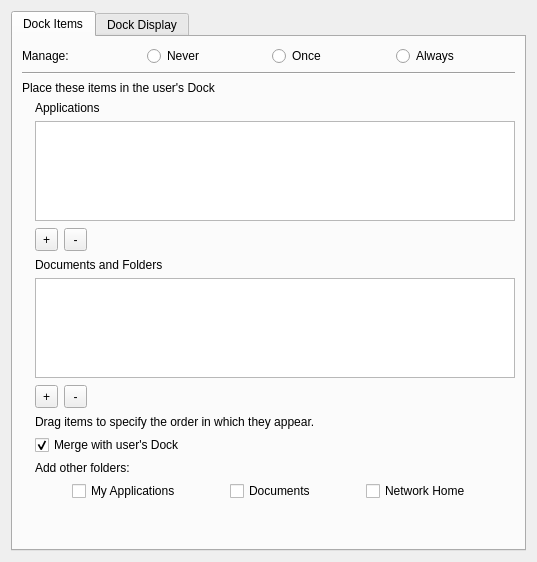
<?xml version="1.0" encoding="UTF-8"?>
<ui version="4.0">
 <class>DockDisplayPolicyWidget</class>
 <widget class="QWidget" name="DockDisplayPolicyWidget">
  <property name="geometry">
   <rect>
    <x>0</x>
    <y>0</y>
    <width>537</width>
    <height>562</height>
   </rect>
  </property>
  <property name="sizePolicy">
   <sizepolicy hsizetype="Ignored" vsizetype="Minimum">
    <horstretch>0</horstretch>
    <verstretch>0</verstretch>
   </sizepolicy>
  </property>
  <layout class="QHBoxLayout" name="horizontalLayout_6">
   <item>
    <widget class="QTabWidget" name="tabWidget">
     <property name="styleSheet">
      <string notr="true"/>
     </property>
     <property name="currentIndex">
      <number>0</number>
     </property>
     <widget class="QWidget" name="tab">
      <attribute name="title">
       <string>Dock Items</string>
      </attribute>
      <layout class="QVBoxLayout" name="verticalLayout_6">
       <item>
        <layout class="QHBoxLayout" name="horizontalLayout_3">
         <item>
          <widget class="QLabel" name="label_5">
           <property name="text">
            <string>Manage:</string>
           </property>
          </widget>
         </item>
         <item>
          <widget class="QRadioButton" name="dockItemsManageNever">
           <property name="text">
            <string>Never</string>
           </property>
          </widget>
         </item>
         <item>
          <widget class="QRadioButton" name="dockItemsManageOnce">
           <property name="text">
            <string>Once</string>
           </property>
          </widget>
         </item>
         <item>
          <widget class="QRadioButton" name="dockItemsManageAlways">
           <property name="text">
            <string>Always</string>
           </property>
          </widget>
         </item>
        </layout>
       </item>
       <item>
        <widget class="Line" name="line_2">
         <property name="orientation">
          <enum>Qt::Horizontal</enum>
         </property>
        </widget>
       </item>
       <item>
        <widget class="QLabel" name="label_6">
         <property name="text">
          <string>Place these items in the user's Dock</string>
         </property>
        </widget>
       </item>
       <item>
        <layout class="QHBoxLayout" name="horizontalLayout_12">
         <item>
          <spacer name="horizontalSpacer_3">
           <property name="orientation">
            <enum>Qt::Horizontal</enum>
           </property>
           <property name="sizeType">
            <enum>QSizePolicy::Fixed</enum>
           </property>
           <property name="sizeHint" stdset="0">
            <size>
             <width>13</width>
             <height>17</height>
            </size>
           </property>
          </spacer>
         </item>
         <item>
          <layout class="QVBoxLayout" name="verticalLayout_5">
           <item>
            <widget class="QLabel" name="label_7">
             <property name="text">
              <string>Applications</string>
             </property>
            </widget>
           </item>
           <item>
            <layout class="QVBoxLayout" name="verticalLayout_2">
             <property name="spacing">
              <number>6</number>
             </property>
             <property name="sizeConstraint">
              <enum>QLayout::SetFixedSize</enum>
             </property>
             <item>
              <widget class="QListWidget" name="appWidget">
               <property name="sizePolicy">
                <sizepolicy hsizetype="MinimumExpanding" vsizetype="Minimum">
                 <horstretch>0</horstretch>
                 <verstretch>0</verstretch>
                </sizepolicy>
               </property>
               <property name="maximumSize">
                <size>
                 <width>16667</width>
                 <height>100</height>
                </size>
               </property>
               <property name="dragDropMode">
                <enum>QAbstractItemView::InternalMove</enum>
               </property>
              </widget>
             </item>
             <item>
              <layout class="QHBoxLayout" name="horizontalLayout_7">
               <property name="topMargin">
                <number>1</number>
               </property>
               <property name="bottomMargin">
                <number>1</number>
               </property>
               <item>
                <widget class="QToolButton" name="appPlusButton">
                 <property name="sizePolicy">
                  <sizepolicy hsizetype="Fixed" vsizetype="Fixed">
                   <horstretch>23</horstretch>
                   <verstretch>23</verstretch>
                  </sizepolicy>
                 </property>
                 <property name="minimumSize">
                  <size>
                   <width>23</width>
                   <height>23</height>
                  </size>
                 </property>
                 <property name="maximumSize">
                  <size>
                   <width>23</width>
                   <height>23</height>
                  </size>
                 </property>
                 <property name="text">
                  <string>+</string>
                 </property>
                </widget>
               </item>
               <item>
                <widget class="QToolButton" name="appMinusButton">
                 <property name="sizePolicy">
                  <sizepolicy hsizetype="Fixed" vsizetype="Fixed">
                   <horstretch>23</horstretch>
                   <verstretch>23</verstretch>
                  </sizepolicy>
                 </property>
                 <property name="minimumSize">
                  <size>
                   <width>23</width>
                   <height>23</height>
                  </size>
                 </property>
                 <property name="maximumSize">
                  <size>
                   <width>23</width>
                   <height>23</height>
                  </size>
                 </property>
                 <property name="text">
                  <string>-</string>
                 </property>
                </widget>
               </item>
               <item>
                <spacer name="horizontalSpacer_2">
                 <property name="orientation">
                  <enum>Qt::Horizontal</enum>
                 </property>
                 <property name="sizeHint" stdset="0">
                  <size>
                   <width>40</width>
                   <height>20</height>
                  </size>
                 </property>
                </spacer>
               </item>
              </layout>
             </item>
            </layout>
           </item>
           <item>
            <widget class="QLabel" name="label_8">
             <property name="text">
              <string>Documents and Folders</string>
             </property>
            </widget>
           </item>
           <item>
            <layout class="QVBoxLayout" name="verticalLayout_3">
             <property name="spacing">
              <number>6</number>
             </property>
             <property name="sizeConstraint">
              <enum>QLayout::SetFixedSize</enum>
             </property>
             <item>
              <widget class="QListWidget" name="folderWidget">
               <property name="sizePolicy">
                <sizepolicy hsizetype="Expanding" vsizetype="Minimum">
                 <horstretch>0</horstretch>
                 <verstretch>0</verstretch>
                </sizepolicy>
               </property>
               <property name="maximumSize">
                <size>
                 <width>16777215</width>
                 <height>100</height>
                </size>
               </property>
               <property name="dragDropMode">
                <enum>QAbstractItemView::InternalMove</enum>
               </property>
              </widget>
             </item>
             <item>
              <layout class="QHBoxLayout" name="horizontalLayout_5">
               <property name="topMargin">
                <number>1</number>
               </property>
               <property name="bottomMargin">
                <number>1</number>
               </property>
               <item>
                <widget class="QToolButton" name="folderPlusButton">
                 <property name="sizePolicy">
                  <sizepolicy hsizetype="Fixed" vsizetype="Fixed">
                   <horstretch>23</horstretch>
                   <verstretch>23</verstretch>
                  </sizepolicy>
                 </property>
                 <property name="minimumSize">
                  <size>
                   <width>23</width>
                   <height>23</height>
                  </size>
                 </property>
                 <property name="maximumSize">
                  <size>
                   <width>23</width>
                   <height>23</height>
                  </size>
                 </property>
                 <property name="text">
                  <string>+</string>
                 </property>
                </widget>
               </item>
               <item>
                <widget class="QToolButton" name="folderMinusButton">
                 <property name="sizePolicy">
                  <sizepolicy hsizetype="Fixed" vsizetype="Fixed">
                   <horstretch>23</horstretch>
                   <verstretch>23</verstretch>
                  </sizepolicy>
                 </property>
                 <property name="minimumSize">
                  <size>
                   <width>23</width>
                   <height>23</height>
                  </size>
                 </property>
                 <property name="maximumSize">
                  <size>
                   <width>23</width>
                   <height>23</height>
                  </size>
                 </property>
                 <property name="text">
                  <string>-</string>
                 </property>
                </widget>
               </item>
               <item>
                <spacer name="horizontalSpacer_4">
                 <property name="orientation">
                  <enum>Qt::Horizontal</enum>
                 </property>
                 <property name="sizeHint" stdset="0">
                  <size>
                   <width>40</width>
                   <height>20</height>
                  </size>
                 </property>
                </spacer>
               </item>
              </layout>
             </item>
            </layout>
           </item>
           <item>
            <widget class="QLabel" name="dragLabel">
             <property name="text">
              <string>Drag items to specify the order in which they appear.</string>
             </property>
            </widget>
           </item>
           <item>
            <widget class="QCheckBox" name="mergeCheckbox">
             <property name="text">
              <string>Merge with user's Dock</string>
             </property>
             <property name="checked">
              <bool>true</bool>
             </property>
            </widget>
           </item>
           <item>
            <widget class="QLabel" name="label_10">
             <property name="text">
              <string>Add other folders:</string>
             </property>
            </widget>
           </item>
           <item>
            <layout class="QHBoxLayout" name="horizontalLayout_4">
             <item>
              <widget class="QCheckBox" name="myApplicationsCheckbox">
               <property name="sizePolicy">
                <sizepolicy hsizetype="Fixed" vsizetype="Fixed">
                 <horstretch>0</horstretch>
                 <verstretch>0</verstretch>
                </sizepolicy>
               </property>
               <property name="text">
                <string>My Applications  </string>
               </property>
              </widget>
             </item>
             <item>
              <widget class="QCheckBox" name="documentsCheckbox">
               <property name="sizePolicy">
                <sizepolicy hsizetype="Fixed" vsizetype="Fixed">
                 <horstretch>0</horstretch>
                 <verstretch>0</verstretch>
                </sizepolicy>
               </property>
               <property name="text">
                <string>Documents  </string>
               </property>
              </widget>
             </item>
             <item>
              <widget class="QCheckBox" name="networkHomeCheckbox">
               <property name="sizePolicy">
                <sizepolicy hsizetype="Fixed" vsizetype="Fixed">
                 <horstretch>0</horstretch>
                 <verstretch>0</verstretch>
                </sizepolicy>
               </property>
               <property name="text">
                <string>Network Home  </string>
               </property>
              </widget>
             </item>
            </layout>
           </item>
           <item>
            <spacer name="verticalSpacer_6">
             <property name="orientation">
              <enum>Qt::Vertical</enum>
             </property>
             <property name="sizeType">
              <enum>QSizePolicy::MinimumExpanding</enum>
             </property>
             <property name="sizeHint" stdset="0">
              <size>
               <width>20</width>
               <height>0</height>
              </size>
             </property>
            </spacer>
           </item>
          </layout>
         </item>
        </layout>
       </item>
       <item>
        <spacer name="verticalSpacer_5">
         <property name="orientation">
          <enum>Qt::Vertical</enum>
         </property>
         <property name="sizeType">
          <enum>QSizePolicy::MinimumExpanding</enum>
         </property>
         <property name="sizeHint" stdset="0">
          <size>
           <width>20</width>
           <height>0</height>
          </size>
         </property>
        </spacer>
       </item>
      </layout>
     </widget>
     <widget class="QWidget" name="Position">
      <attribute name="title">
       <string>Dock Display</string>
      </attribute>
      <layout class="QVBoxLayout" name="verticalLayout">
       <item>
        <layout class="QHBoxLayout" name="horizontalLayout">
         <item>
          <widget class="QLabel" name="label">
           <property name="text">
            <string>Manage:</string>
           </property>
          </widget>
         </item>
         <item>
          <widget class="QRadioButton" name="dockDisplayManageNever">
           <property name="text">
            <string>Never</string>
           </property>
          </widget>
         </item>
         <item>
          <widget class="QRadioButton" name="dockDisplayManageOnce">
           <property name="text">
            <string>Once</string>
           </property>
          </widget>
         </item>
         <item>
          <widget class="QRadioButton" name="dockDisplayManageAlways">
           <property name="text">
            <string>Always</string>
           </property>
          </widget>
         </item>
        </layout>
       </item>
       <item>
        <widget class="Line" name="line">
         <property name="orientation">
          <enum>Qt::Horizontal</enum>
         </property>
        </widget>
       </item>
       <item>
        <spacer name="verticalSpacer_3">
         <property name="orientation">
          <enum>Qt::Vertical</enum>
         </property>
         <property name="sizeHint" stdset="0">
          <size>
           <width>20</width>
           <height>40</height>
          </size>
         </property>
        </spacer>
       </item>
       <item>
        <layout class="QFormLayout" name="formLayout">
         <property name="fieldGrowthPolicy">
          <enum>QFormLayout::FieldsStayAtSizeHint</enum>
         </property>
         <property name="horizontalSpacing">
          <number>20</number>
         </property>
         <property name="verticalSpacing">
          <number>20</number>
         </property>
         <item row="1" column="0">
          <widget class="QLabel" name="label_2">
           <property name="text">
            <string>Dock Size:</string>
           </property>
          </widget>
         </item>
         <item row="1" column="1">
          <widget class="QSlider" name="dockSizeSlider">
           <property name="sizePolicy">
            <sizepolicy hsizetype="Fixed" vsizetype="Fixed">
             <horstretch>0</horstretch>
             <verstretch>0</verstretch>
            </sizepolicy>
           </property>
           <property name="minimum">
            <number>16</number>
           </property>
           <property name="maximum">
            <number>128</number>
           </property>
           <property name="orientation">
            <enum>Qt::Horizontal</enum>
           </property>
           <property name="invertedAppearance">
            <bool>false</bool>
           </property>
           <property name="invertedControls">
            <bool>false</bool>
           </property>
          </widget>
         </item>
         <item row="2" column="0">
          <widget class="QCheckBox" name="magnificationCheckBox">
           <property name="text">
            <string>Magnification: </string>
           </property>
          </widget>
         </item>
         <item row="2" column="1">
          <widget class="QSlider" name="magnificationSlider">
           <property name="sizePolicy">
            <sizepolicy hsizetype="Fixed" vsizetype="Fixed">
             <horstretch>0</horstretch>
             <verstretch>0</verstretch>
            </sizepolicy>
           </property>
           <property name="minimum">
            <number>16</number>
           </property>
           <property name="maximum">
            <number>128</number>
           </property>
           <property name="orientation">
            <enum>Qt::Horizontal</enum>
           </property>
          </widget>
         </item>
         <item row="3" column="0">
          <widget class="QLabel" name="label_3">
           <property name="text">
            <string>Postition on screen:</string>
           </property>
          </widget>
         </item>
         <item row="3" column="1">
          <layout class="QHBoxLayout" name="horizontalLayout_2">
           <item>
            <widget class="QRadioButton" name="leftRadioButton">
             <property name="layoutDirection">
              <enum>Qt::LeftToRight</enum>
             </property>
             <property name="text">
              <string>Left</string>
             </property>
            </widget>
           </item>
           <item>
            <widget class="QRadioButton" name="bottomRadioButton">
             <property name="text">
              <string>Bottom</string>
             </property>
            </widget>
           </item>
           <item>
            <widget class="QRadioButton" name="rightRadioButton">
             <property name="text">
              <string>Right</string>
             </property>
            </widget>
           </item>
          </layout>
         </item>
         <item row="4" column="0">
          <widget class="QLabel" name="label_4">
           <property name="text">
            <string>Minimize using:</string>
           </property>
          </widget>
         </item>
         <item row="4" column="1">
          <widget class="QComboBox" name="minimizeComboBox">
           <item>
            <property name="text">
             <string>Genie</string>
            </property>
           </item>
           <item>
            <property name="text">
             <string>Scale</string>
            </property>
           </item>
          </widget>
         </item>
         <item row="5" column="1">
          <widget class="QCheckBox" name="animateApplicationsCheckBox">
           <property name="text">
            <string>Animate opening applications</string>
           </property>
          </widget>
         </item>
         <item row="6" column="1">
          <widget class="QCheckBox" name="autoHideCheckBox">
           <property name="sizePolicy">
            <sizepolicy hsizetype="Fixed" vsizetype="Fixed">
             <horstretch>0</horstretch>
             <verstretch>0</verstretch>
            </sizepolicy>
           </property>
           <property name="text">
            <string>Automatically hide and show the Dock</string>
           </property>
          </widget>
         </item>
        </layout>
       </item>
       <item>
        <spacer name="verticalSpacer_4">
         <property name="orientation">
          <enum>Qt::Vertical</enum>
         </property>
         <property name="sizeHint" stdset="0">
          <size>
           <width>20</width>
           <height>40</height>
          </size>
         </property>
        </spacer>
       </item>
      </layout>
     </widget>
    </widget>
   </item>
  </layout>
 </widget>
 <resources/>
 <connections/>
</ui>
